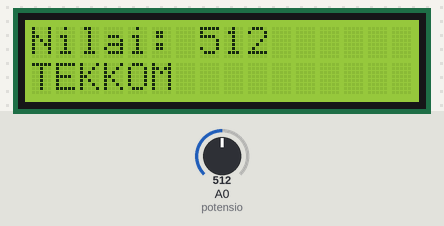
Simulated run of this sketch. Board: Arduino Uno, built with avr-gcc and run on an emulated ATmega328P. Parts: 16×2 character LCD. The test bench sets the inputs (shaded band); at power-on: A0 (potensio) = 512. What the sketch prints to the serial monitor is not drawn.

Above: at 1.2 s.
1.3 s: A0 (potensio) set to 716
At 1.9 s:
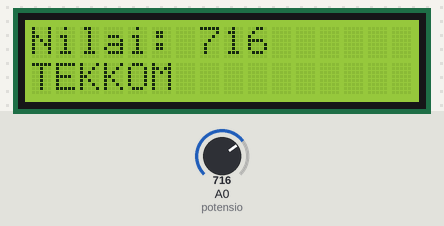
4.4 s: A0 (potensio) set to 900
At 5.1 s:
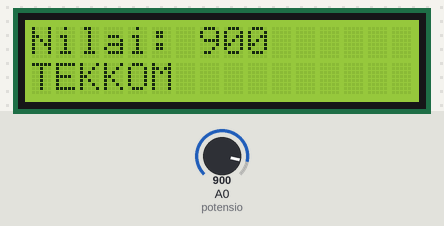
6.2 s: A0 (potensio) set to 1023
At 6.7 s:
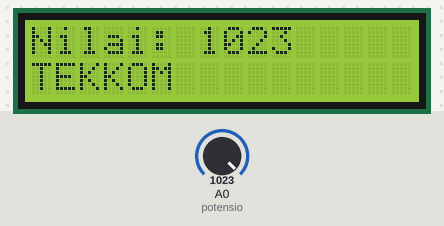
Timing chart, 0 to 9.2 s (numbered marks = the images above; inputs shaded):
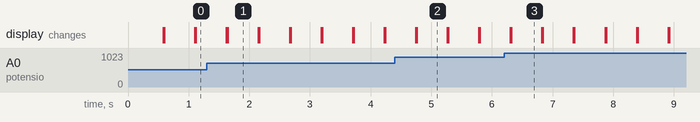

Measured:
- after the input at 1.3 s, the display: first differs from a run without the input after 0.34 s (image 1)
- after the input at 4.4 s, the display: first differs from a run without the input after 0.36 s (image 2)
- after the input at 6.2 s, the display: first differs from a run without the input after 0.12 s (image 3)
- what the display in image 1 shows lasts 0.5 s, from 1.6 s to 2.1 s

The sketch:

LCDpotensio.ino
```cpp
#include <LiquidCrystal_I2C.h>
LiquidCrystal_I2C lcd(0x27,16,2);  // GANTI 0x3F Ke 0x27 kalau LCD ga muncul
int potensio = A0;
void setup() {
  // put your setup code here, to run once:
  lcd.init();
  lcd.backlight();
  Serial.begin(9600);
  pinMode(potensio, INPUT);
}

void loop() {
  // put your main code here, to run repeatedly:
  int sensorvalue = 0;
  sensorvalue = analogRead(potensio);
  Serial.println(sensorvalue);
  lcd.setCursor(0,0);
  lcd.print("Nilai: ");
  lcd.print(sensorvalue);
  lcd.setCursor(0,1);
  lcd.print("TEKKOM");

  delay(500);
  lcd.clear();
}
```
